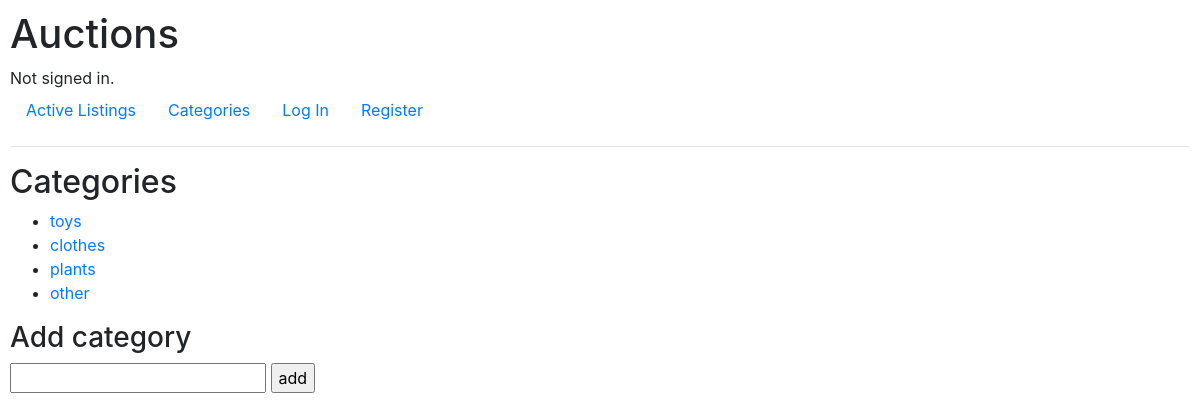
The page /categories on the database its author committed.
### auctions/models.py (models this page shows)
class Category(models.Model):
    category_name = models.CharField(max_length=64)
    def __str__(self):
        return F"{self.category_name}"

### auctions/views.py (the view)
# urls.py: path("categories", views.categories, name="categories"),
def categories(request):
    if request.method == "POST":
       form_category = request.POST.get('category', '')
       category_obj = Category(category_name = form_category)
       category_obj.save()
       return  redirect('categories')
    else:
        return render(request, "auctions/category.html",{
            "categories": Category.objects.all(),
            })

### auctions/templates/auctions/category.html (shortened to what this page needs)
{% extends "auctions/layout.html" %}
{% block body %}
    <h2>Categories</h2>
    <ul>
        {% for category in categories %}
        <li>
             <a href="{%url 'filter'%}/{{category}}">
                 {{ category }}
            </a>
        </li>
        {%empty%}
        <li>No Categories</li>
        {% endfor %}
    </ul>
    <h3>Add category</h3>
    <form action="{% url 'categories' %}" method="post">
    <input type="text" name="category">
     <input type="submit" value="add">
     </form>
{% endblock %}

### auctions/static/auctions/styles.css (style rules this page uses)
body { padding: 10px; }

### rows shown on the page
Category: category_name "toys"
Category: category_name "clothes"
Category: category_name "plants"
Category: category_name "other"
